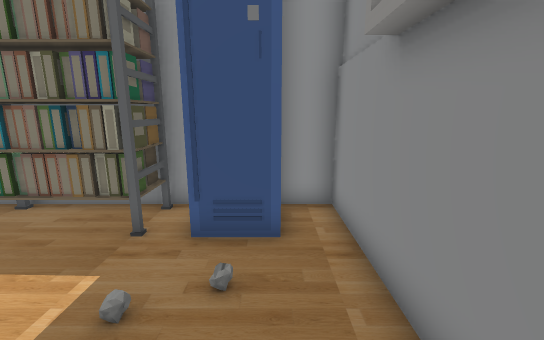
[1] (above)

18 first-person views from a walk through a 3-D level made in the Unity game engine. The camera is 1.3 m above the floor, tilts 12° down and sees 90° across. The floor is counted in squares, 0.5 m on a side. Each view is taken from the middle of a square. On the plan, view 1 faces up. The plan holds only what a view shows up to about 19 squares ahead; the rest is blank. The player character is not drawn. Door leaves are left out, so doorways stand open. Some surface patterns are stand-ins.

[2]
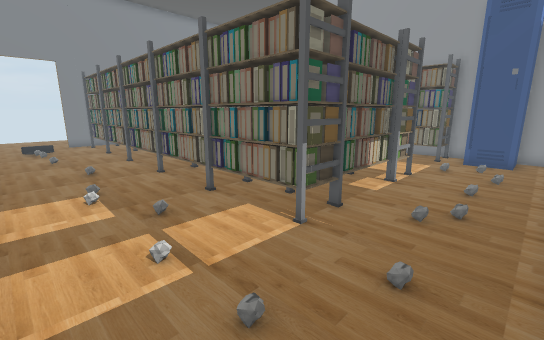

[3]
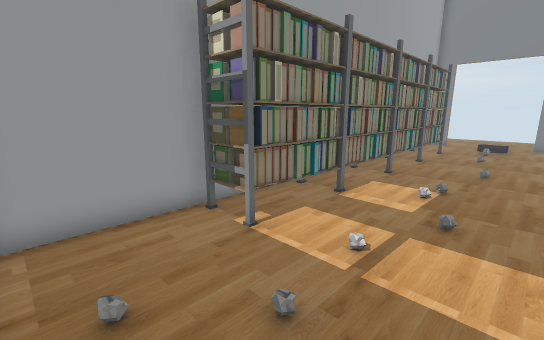

[4]
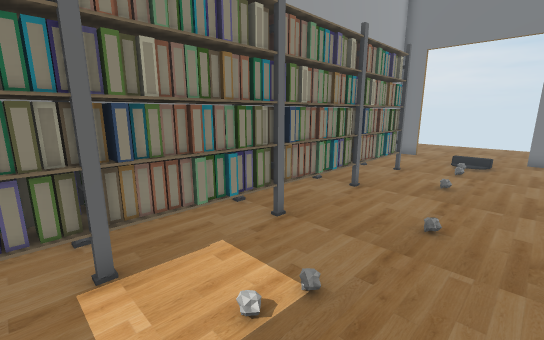

[5]
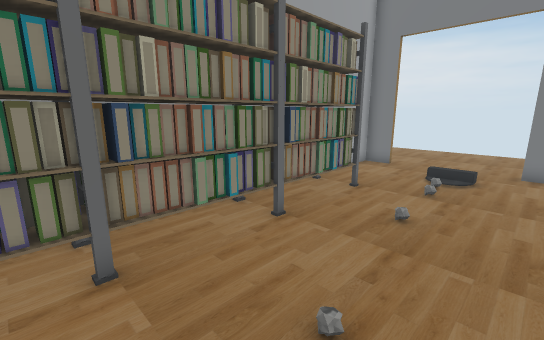

[6]
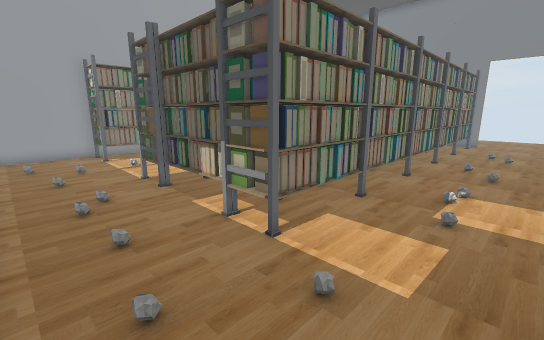

[7]
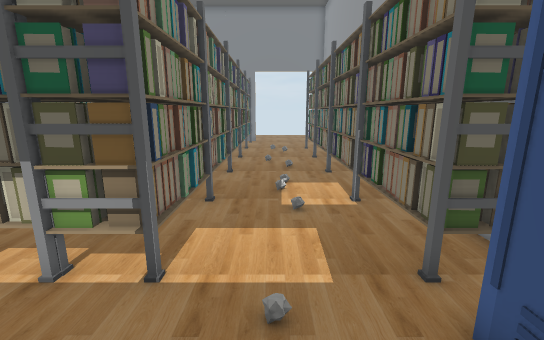

[8]
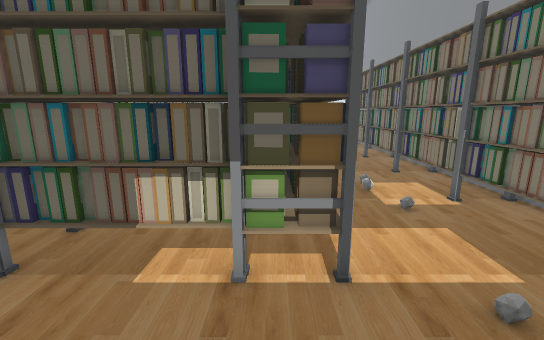

[9]
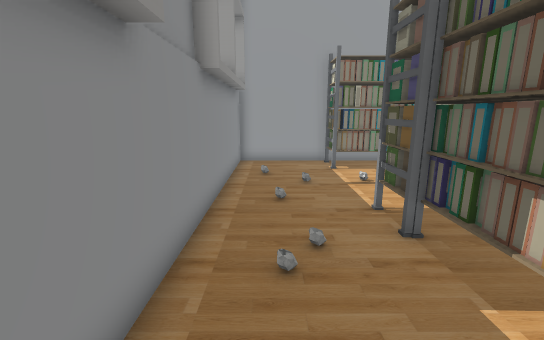

[10]
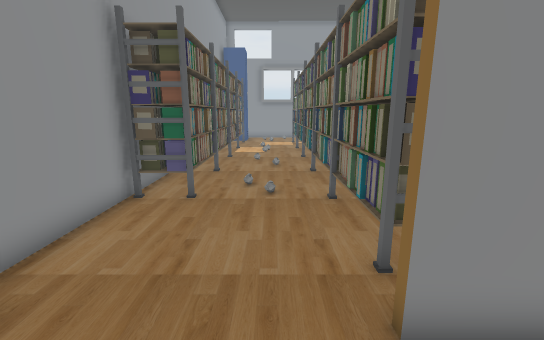

[11]
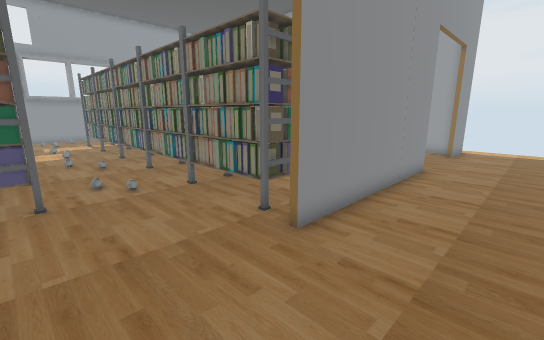

[12]
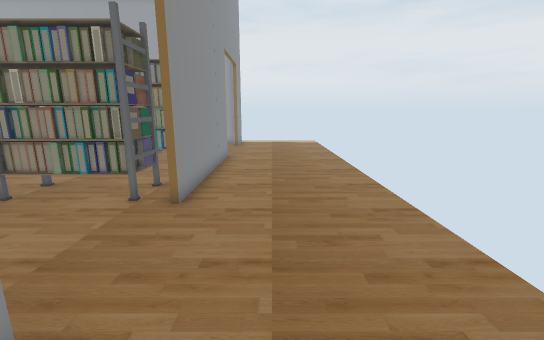

[13]
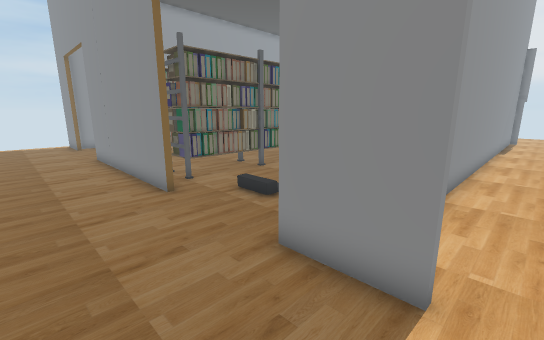

[14]
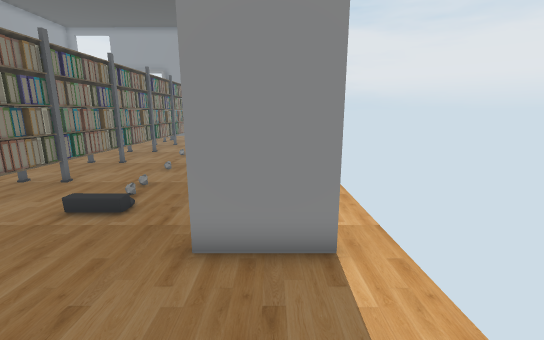

[15]
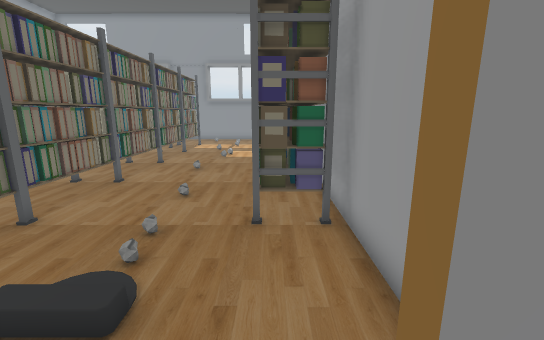

[16]
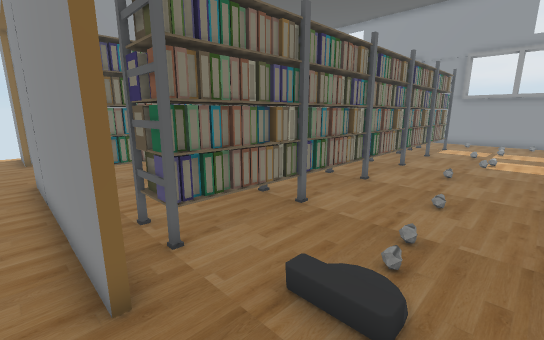

[17]
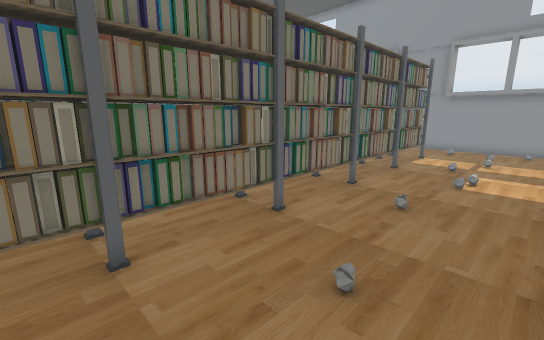

[18]
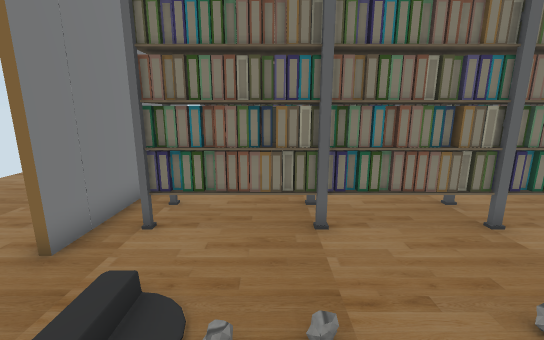

### Floor plan
Key: @ floor where view 1 was taken; # wall or solid block; . main floor; : floor 0.25 m higher than the main floor; / step, stairs or slope; D open door; O other object.
Columns run from 30 left of view 1 to 2 right of it. Each row starts with its distance up from view 1.
  9   ....#
  8   ....########       ############
  7   ....#    OOO     O OOOOOOO  O #
  6 ......D....OOOOOOOOOOOOOOOOO  O.#
  5 ......D.....................OOO.#
  4 ......D....................../..#
  3 ......D...................../...#
  2 ......D.........................#
  1 ......#OOOOOOOOOOOOOOOOOOOOO....
  0 ......#OOOOOOOO OOOOOOOOOOOO..@.
 -1 ......#OOO OO             OO....#
 -2 ......#........           OO....#
 -3 ......#..........         OO....#
 -4 ......#OOOOO O O       OOOOO.:..#
 -5 ......#OOOOOOOOOOOOOOOOOOOOO....#
 -6 ......#OOOOOOOOOOOOOOOOOOOOO....#
 -7 ......#.........................#
 -8 ......D.........................#
 -9 ......D..O......................#
-10 ......D..O......................#
-11 ......D.........................#
-12 ......D....OOOOOOOOOOOOOOOOO....#
-13 ......#....OOOOOOOOOOOOOOOOO....#
-14  .....###########################
-15   ....#......................
-16   ...........................

Positions as (right, up) in squares from view 1, and headings:
1: (0, 0), facing up
2: (1, -11), facing up-left
3: (1, -7), facing down-left
4: (-6, -7), facing down-left
5: (-10, -7), facing down-left
6: (1, 5), facing down-left
7: (1, 3), facing left
8: (1, 0), facing left
9: (0, 1), facing down
10: (-27, 3), facing right
11: (-28, 6), facing down-right
12: (-27, 9), facing down
13: (-28, -16), facing up-right
14: (-29, -14), facing right
15: (-25, -12), facing right
16: (-25, -11), facing up-right
17: (-20, -11), facing up-right
18: (-20, -12), facing up
